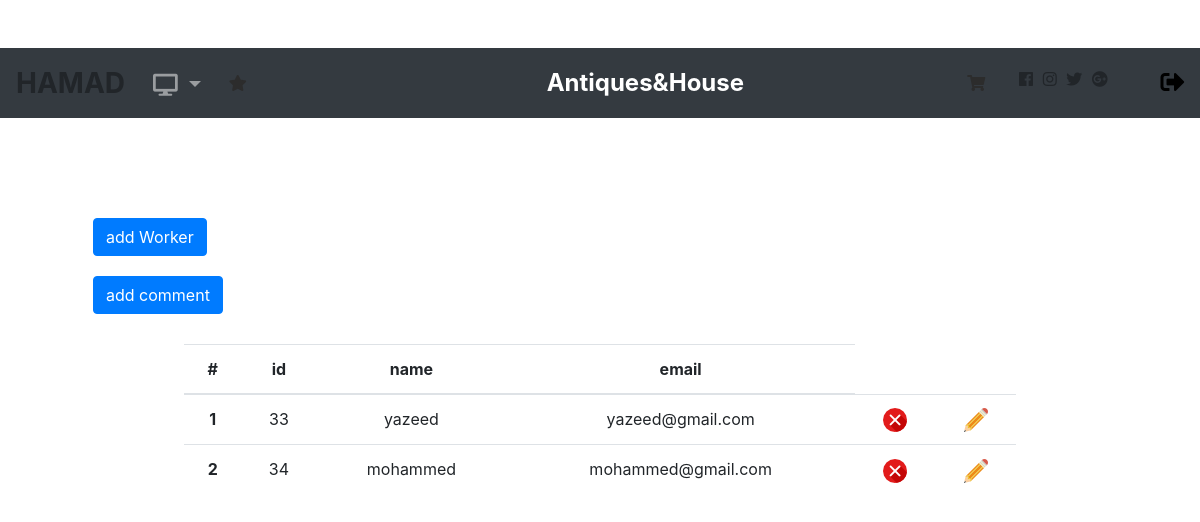
Page /modify.php (signed in) on the committed database.
### tables this page shows
CREATE TABLE IF NOT EXISTS `employee` (
  `id` int(100) NOT NULL AUTO_INCREMENT,
  `name` varchar(200) NOT NULL,
  `email` varchar(200) NOT NULL,
  `password` varchar(200) NOT NULL,
  `role` varchar(200) NOT NULL,
  PRIMARY KEY (`id`)
);

### modify.php (the view, shortened to what this page needs)
<?php
include "database.php";
$empId = $_SESSION['id'];
$sql_ItemCart = " SELECT image,title,text,price
									FROM post
									 WHERE post.id IN ( SELECT orderr.Pid
									 										FROM orderr,employee
																		 WHERE $empId = orderr.Eid AND orderr.status = 1 ) AND NOT EXISTS ( SELECT * FROM orderr WHERE post.id = orderr.Pid AND status = 2 ) ";
$sql_ShowWorker = " SELECT * FROM employee WHERE role = 'worker' ORDER BY id ASC ";
$result_ShowWorker = mysqli_query($con,$sql_ShowWorker);
$result_ItemCart = mysqli_query($con,$sql_ItemCart);
?>
<!DOCTYPE html>
<html>
<head>
	<link rel="stylesheet" href="https://stackpath.bootstrapcdn.com/bootstrap/4.2.1/css/bootstrap.min.css">
	<link rel="stylesheet" href="https://use.fontawesome.com/releases/v5.7.2/css/all.css">
	<link rel="stylesheet" type="text/css" href="css/style.css?ts=<?=time()?>">
</head>
<body>
		<nav class="navbar navbar-dark bg-dark navbar-expand-lg mt-5 stickyBar">
							<span class="headerName text-uppercase font-weight-bold"> <?php
											echo $_SESSION['name'];
										?></span>
										    <ul class="navbar-nav">
<li class="nav-item dropdown mt-1">
	<a class="nav-link dropdown-toggle" href="#" id="navbarDropdown" role="button" data-toggle="dropdown" aria-haspopup="true" aria-expanded="false">
		<?php
		if ($_SESSION['role'] == 'admin') {
			echo "<i class='fas fa-desktop'></i>";
		}
		else {
			echo "<i class='fas fa-desktop'></i>";
		}
?>
	</a>
</li>
</ul>
<a href="orderPage.php" class="starIcon">
	<i class="fas fa-star"></i>
</a>
  <a class="navbar-brand headerBrand" href="home.php">Antiques&House</a>
<div class="iconHeader">
		<a href="cartPage.php"> <i class="fas fa-shopping-cart mr-4 <?php if(mysqli_num_rows($result_ItemCart) > 0 ) echo "goldColor" ?>"></i> </a>
		<i class="fab fa-facebook"></i>
		<i class="fab fa-instagram"></i>
		<i class="fab fa-twitter"></i>
		<i class="fab fa-google-plus"></i>
</div>
<a class="signOut text-uppercase font-weight-bold ml-5" href="check.php"><i class="fas fa-sign-out-alt"></i></a>
</nav>
	<div class="container">
				<div class="message">
</div>
<div class="leftSideForm">
	<button type="button" class="btn btn-primary ml-5 addWorker" data="newWorker" id="test">add Worker</button>
</div>
<div class="rightSideForm">
	<button type="button" class="btn btn-primary ml-5 addComment" data="newComment" id="test">add comment</button>
</div>
	<div class="showTable w-75 mx-auto text-center">
	<table class="table">
  <thead>
    <tr>
      <th scope="col">#</th>
      <th scope="col">id</th>
      <th scope="col">name</th>
      <th scope="col">email</th>
    </tr>
  </thead>
  <tbody>
	  <?php
	  $i=0;
	  while ($row = mysqli_fetch_array($result_ShowWorker)) {
		?>
    <tr>
      <th scope='row'><?php echo ++$i ?></th>
      <td><?php echo $row['id'] ?></td>
	  <td><?php echo $row['name'] ?></td>
	  <td><?php echo $row['email'] ?></td>
	  <td><a href="#" title="delete" onclick="conDelete(<?php echo $row['id'] ?>) "><img src="img/x-button.png"></a></td>
	  <td><a href="#" title="edit" class="toEdit" onclick="getEdit(<?php echo $row['id'] ?>,'<?php echo $row['name'] ?>','<?php echo $row['email'] ?>')"> <img src="img/edit.png"></a></td>
    </tr>
	<?php
	  }
	?>
  </tbody>
</table>
	</div>
		<br>
		<br>
		<br>
					</div>
</body>
</html>

### css/style.css (style rules this page uses)
body { margin-top: 10px; }
.stickyBar { position: sticky !important; top: 0 !important; z-index: 5; }
nav { width: 100%; height: 70px; }
ul { display: flex; justify-content: space-between; list-style-type: none; padding: 10px 20px; }
ul li a { text-decoration: none; color: rgb(207, 205, 202); font-size: 22px; font-weight: bold; transition: all 0.3s ease-in-out; }
.headerName { cursor: context-menu; font-size: 28px; margin-right: 20px; }
.nav-item { margin-right: 50px; }
.iconHeader { width: 150px; display: flex; flex-flow: row; justify-content: space-around; }
.signOut { text-decoration: none; font-size: 24px; color: black; }
.showTable { margin-top: 30px; }
.message { height: 100px; }
.toEdit { background-color: white; border: none; cursor: pointer; }
.rightSideForm { margin-top: 20px; }
.headerBrand { font-weight: bold; font-size: 24px; margin-left: 300px; margin-right: 0px; }
.fa-shopping-cart { color: rgb(44, 44, 44); }
.starIcon { margin-left: -50px; color: rgb(44, 44, 44); }

### rows in the picture
employee: id "33", name "yazeed", email "yazeed@gmail.com"
employee: id "34", name "mohammed", email "mohammed@gmail.com"

### other values in the picture
$_SESSION['name'] "HAMAD"
